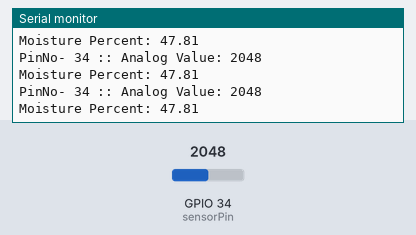
This sketch was run on a simulated ESP32. Shown: the last lines printed to the serial monitor. The inputs (shaded band) are chosen by the test bench; at power-on: GPIO 34 (sensorPin) = 2048.

Above: at 1.3 s.
1.4 s: GPIO 34 (sensorPin) set to 2866
At 1.9 s:
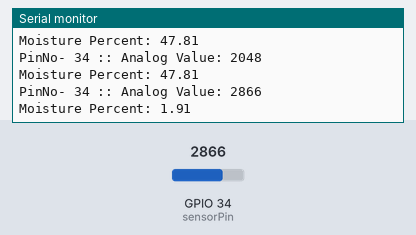
2.9 s: GPIO 34 (sensorPin) set to 3603
At 3.4 s:
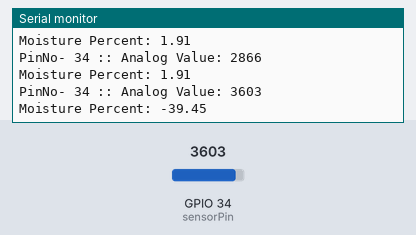
Timing chart, 0 to 5.9 s (numbered marks = the images above; inputs shaded):
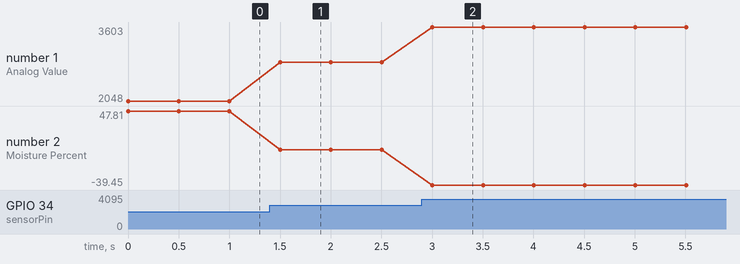

The sketch:

agrio_sensor_Test.ino
```cpp
/*
  ESP32 Soil Moisture Sensor analysis
  Capacitive soil moisture sensor.
  By Ramiyan
*/


// Soil Moisture constant
#define DRY_ANALOG_VALUE  2900
#define WET_ANALOG_VALUE  1118

int ADC_1_Pins[] = {32,33,34,35,36,39};
const int sensorPin = 34;  /* Soil moisture sensor Analog O/P pin */

int soilMoistureAnalogVal = 0;
char msg[50];

double getMoistPercentage(int analogValue){
  // Linear Interpolation = (Analog_Value − Dry_Analog_Value) / (Wet_Analog_Value − Dry_Analog_Value)
  double moistPercent = ((double)(analogValue - DRY_ANALOG_VALUE) / (WET_ANALOG_VALUE - DRY_ANALOG_VALUE)) * 100 ;
//  if (moistPercent < 0.00){
//    return 0.00;
//  }else if(moistPercent > 101){
//    return 100.00;
//  }else{
    return moistPercent;
//  }


}

void setup(void){
    Serial.begin(115200);     /* Set the baudrate to 115200*/
}

void loop(){

  soilMoistureAnalogVal = analogRead(sensorPin);
  Serial.print("PinNo- ");
  Serial.print(sensorPin);
  Serial.print(" :: Analog Value: ");
  Serial.println(soilMoistureAnalogVal);

  sprintf(msg, "Moisture Percent: %.2f", getMoistPercentage(soilMoistureAnalogVal));
  Serial.println(msg);

  delay(500);


//  char strBuf[20];
//  for(int i=0; i < ADC_1_Pins.length(); i++){
//
//    sprintf(strBuf, "Pin %d : %d", ADC_1_Pins[i], analogRead(ADC_1_Pins[i]) );
//    Serial.println(strBuf);
//
//  }


//  Serial.println(soilMoistureValue);
//  soilMoisturePercent=map(soilMoistureValue, AirValue, WaterValue, 0, 100);
//  Serial.print("Soil Moist % = ");
//  Serial.println(soilMoisturePercent);


  //Set the payload to publish.
  //sprintf(msg, "{\"moisture\":%d,\"unit\": \"%\"}");

  // publish Event
  //publishAgriEvent(_moisture);
//  delay(1000);              /* Wait for 3000mS */
}
```

Measured:
- after the input at 1.4 s, the serial monitor: prints a new line after 0.10 s (image 1)
- after the input at 2.9 s, the serial monitor: prints a new line after 0.10 s (image 2)
- plotted number 1: 2048 → 2866 after the input at 1.4 s, 2866 → 3603 after the input at 2.9 s
- plotted number 2: 47.81 → 1.91 after the input at 1.4 s, 1.91 → -39.45 after the input at 2.9 s
